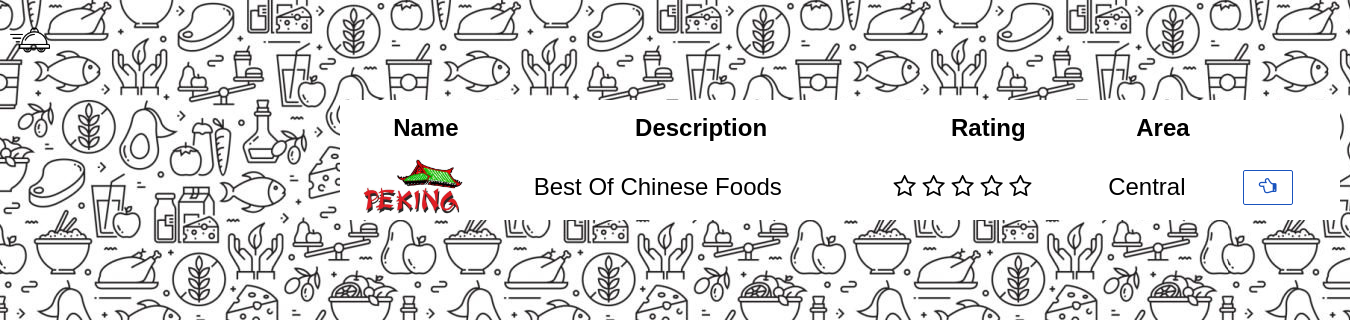
The page /restaurants/ (signed in) on the database as committed earlier.
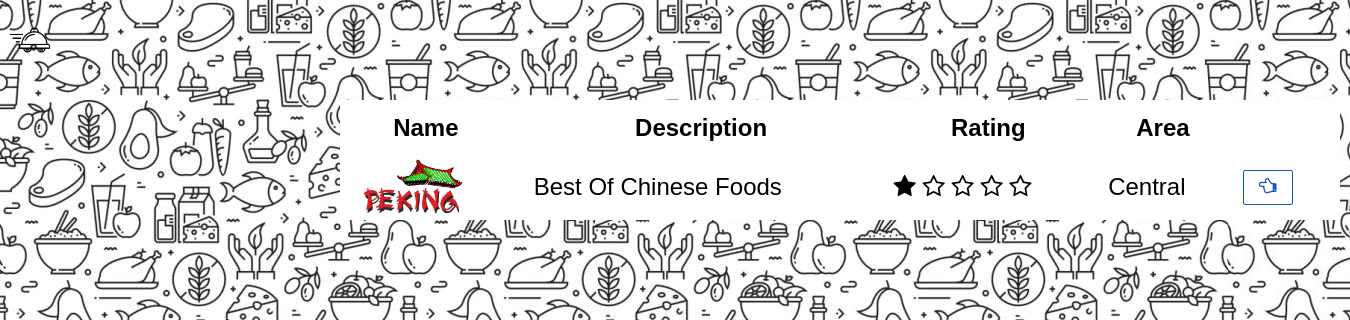
The same page on the database as committed later.
### base/models.py (models this page shows, shortened)
class Restaurant(models.Model):
    name1 = models.CharField(max_length=30,verbose_name="Restaurant Name",default="")
    owner = models.OneToOneField(Owner,on_delete=models.CASCADE)
    image = models.ImageField(upload_to="restaurant/",null=True)
    description = models.CharField(max_length=200, null=True)
    rating = models.DecimalField(max_digits=3, decimal_places=2, validators=[MinValueValidator(0.0), MaxValueValidator(5.0)], default=0,null=True)

class User(AbstractUser):
    class Role(models.TextChoices):
        ADMIN = "ADMIN", "Admin"
        OWNER = "OWNER", "Owner"
        CUSTOMER = "CUSTOMER", "Customer"
        DELIVERER = "DELIVERER", "Deliverer"
    base_role = Role.ADMIN
    email = models.EmailField(_("email address"), unique=True)
    USERNAME_FIELD = "email"
    name = models.CharField(max_length=100,null=True)
    is_staff = models.BooleanField(default=True)
    role = models.CharField(max_length=50, choices=Role.choices, default=Role.ADMIN)
    REQUIRED_FIELDS = ['username']

class Addresses(models.Model):
    user = models.OneToOneField(User, on_delete=models.CASCADE)
    address = models.CharField(max_length=100)
    area = models.CharField(max_length=20)

### base/views.py (the view)
# urls.py: path('restaurants/',views.displayRestaurants, name='restaurant-list'),
@login_required(login_url='login')
def displayRestaurants(request):
    r = Restaurant.objects.all().filter(owner__addresses__area= request.user.addresses.area)
    return render(request, 'base/restaurants.html', {'restaurant' : r})

### base/templates/base/restaurants.html (shortened to what this page needs)
{%load static%}
<head>
    <link rel="stylesheet" href="{%static 'styles/style.css'%}" />
    <link rel="stylesheet" href="https://cdnjs.cloudflare.com/ajax/libs/font-awesome/4.7.0/css/font-awesome.min.css">
</head>
<body style="background-image: url(../static/images/food.jpg); ">
        <a href = '/'>
            <img src = " {%static 'images/transparent_black.png'%}" class = 'logo'>
        </a>
        <table class='pending-table' style='margin-top:40px; align-items: center ; width:1000px'>
            <tr>
                <th> Name </th>
                <th> Description </th>
                <th> Rating </th>
                <th> Area</th>
                <th> </th>
            </tr>
            {% for item in restaurant %}
                <tr>
                    <td>
                        <img class="menu-item-image" src="{{item.image.url }}" width="100px" height="60px" style='padding-left:20px;'/>
                    </td>
                    <td>{{item.description}}</td>
                    <td>
                            <span>
                            {%with r=item.rating%}
                            <i class="fa fa-star{% if r == 0.5 %}-half-o{% elif r < 1 %}-o {% endif %}" aria-hidden="true"></i>
                            <i class="fa fa-star{% if r == 1.5 %}-half-o{% elif r < 2 %}-o {% endif %}" aria-hidden="true"></i>
                            <i class="fa fa-star{% if r == 2.5 %}-half-o{% elif r < 3 %}-o {% endif %}" aria-hidden="true"></i>
                            <i class="fa fa-star{% if r == 3.5 %}-half-o{% elif r < 4 %}-o {% endif %}" aria-hidden="true"></i>
                            <i class="fa fa-star{% if r == 4.5 %}-half-o{% elif r < 5 %}-o {% endif %}" aria-hidden="true"></i>
                            </span>
                            {%endwith%}
                        </td>
                    <td>{{item.owner.addresses.area}}</td>
                    <td>
                        <a href = "{% url 'order' item.pk %}">
                            <button class = 'create-button' style='margin-top :0; width : 50'>
                                <i class="fa fa-lg fa-hand-o-left" aria-hidden="true"></i>
                            </button>
                        </a>
                    </td>
                </tr>
                {% endfor %}
            </table>
</body>

### static/styles/style.css (style rules this page uses)
* { font-family: Arial, Helvetica, sans-serif; }
body { margin:0px; }
.logo { height: 40px; width: 40px; margin-right: 10px; margin-left: 10px; margin-top: 20px; }
.create-button { background-color: white; border-color: rgb(25, 83, 190); color:rgb(25, 83, 190); border-width: 1px; border-style:solid; height:35px; width: 100px; border-radius: 2px; cursor:pointer; }
.pending-table { margin-top:0; margin-left: 340; font-size:x-large; line-height: 50px; background-image: url("../images/white.jpg"); }
tr th,tr td { padding-right: 22; }

Rows that differ between the two databases and show on the page:
changed Restaurant "Best Of Chinese Foods": rating 0 → 1.62 (drawn)
